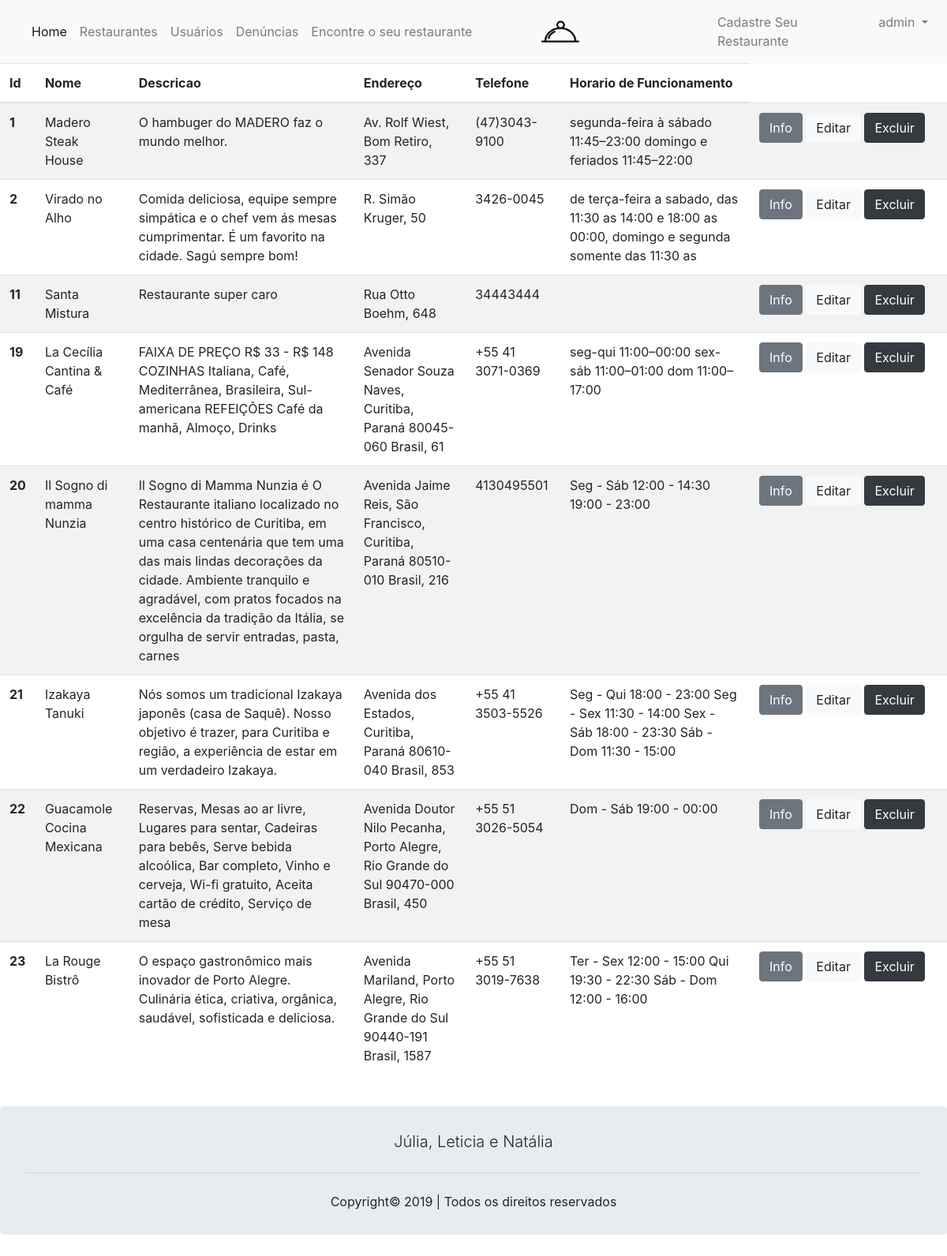
The app's page /buscar_restaurantes.php (signed in) with its own data.
### tables this page shows
CREATE TABLE `restaurante` (
  `id_rest` int(80) NOT NULL,
  `nome` varchar(100) NOT NULL,
  `descricao` varchar(300) NOT NULL,
  `telefone` varchar(255) NOT NULL,
  `horario_funcionamento` char(100) NOT NULL,
  `estado` varchar(2) NOT NULL,
  `preco` varchar(15) NOT NULL,
  `endereco` varchar(100) NOT NULL,
  `numero` int(100) NOT NULL,
  `cidade` varchar(200) NOT NULL,
  `usuario_id_user` int(11) NOT NULL
);

### buscar_restaurantes.php (the view, shortened to what this page needs)
<?php
if(empty($_SESSION['nome'])){
    header("Location: not-found.php");
} else{
    include ("cabecalho_logado.php");
    ?>
    <!DOCTYPE html>
    <html lang="pt-br">
    <head>
        <link rel="stylesheet" href="assets/css/bootstrap.min.css">
        <link rel="stylesheet" href="assets/css/Bootstrap/bootstrap.min.css">
        <link rel="stylesheet" href="https://stackpath.bootstrapcdn.com/bootstrap/4.1.3/css/bootstrap.min.css">
    </head>
    <body>
        <table class="table table-striped">
            <thead>
                <tr>
                    <th scope="col">Id</th>
                    <th scope="col">Nome</th>
                    <th scope="col">Descricao</th>
                    <th scope="col">Endereço</th>
                    <th scope="col">Telefone</th>
                    <th scope="col">Horario de Funcionamento</th>
                </tr>
            </thead>
            <tbody>
                <?php
                $pdo = Banco::conectar();
                $sql = 'SELECT * FROM restaurante ORDER BY id_rest ASC';
                foreach($pdo->query($sql)as $row)
                {
                    echo '<tr>';
                    echo '<th scope="row">'. $row['id_rest'] . '</th>';
                    echo '<td>'. $row['nome'] . '</td>';
                    echo '<td>'. $row['descricao'] . '</td>';
                    echo '<td>'. $row['endereco'] .', '. $row['numero'].'</td>';
                    echo '<td>'. $row['telefone'] . '</td>';
                    echo '<meta charset="utf-8"> <td style="width:20%">'. $row['horario_funcionamento'] . '</td>';
                    echo '<td width=250>';
                    echo '<a class="btn btn-secondary" href="read_restaurante.php?id_rest='.$row['id_rest'].'">Info</a>';
                    echo '<a class="btn btn-light" href="update_restaurante.php?id_rest='.$row['id_rest'].'">Editar</a>';
                    echo '<a class="btn btn-dark" href="delete_restaurante.php?id_rest='.$row['id_rest'].'">Excluir</a>';
                    echo '</td>';
                    echo '</tr>';
                }
                ?>
            </tbody>
        </table>
</body>
</html>
<?php
}
include ("rodape.php");
?>

### records on screen
restaurante: id_rest "1", nome "Madero Steak House", descricao "O hambuger do MADERO faz o mundo melhor.", endereco "Av. Rolf Wiest, Bom Retiro", numero "337", telefone "(47)3043-9100", horario_funcionamento "segunda-feira à sábado 11:45–23:00 domingo e feriados 11:45–22:00"
restaurante: id_rest "2", nome "Virado no Alho", descricao "Comida deliciosa, equipe sempre simpática e o chef vem ás mesas cumprimentar. É um favorito na cidade. Sagú sempre bom!", endereco "R. Simão Kruger", numero "50", telefone "3426-0045", horario_funcionamento "de terça-feira a sabado, das 11:30 as 14:00 e 18:00 as 00:00, domingo e segunda somente das 11:30 as"
restaurante: id_rest "11", nome "Santa Mistura", descricao "Restaurante super caro", endereco "Rua Otto Boehm", numero "648", telefone "34443444"
restaurante: id_rest "19", nome "La Cecília Cantina & Café", descricao "FAIXA DE PREÇO R$ 33 - R$ 148 COZINHAS Italiana, Café, Mediterrânea, Brasileira, Sul-americana REFEIÇÕES Café da manhã, Almoço, Drinks", endereco "Avenida Senador Souza Naves, Curitiba, Paraná 80045-060 Brasil", numero "61", telefone "+55 41 3071-0369", horario_funcionamento "seg-qui 11:00–00:00 sex-sáb 11:00–01:00 dom 11:00–17:00"
restaurante: id_rest "20", nome "Il Sogno di mamma Nunzia", descricao "Il Sogno di Mamma Nunzia é O Restaurante italiano localizado no centro histórico de Curitiba, em uma casa centenária que tem uma das mais lindas decorações da cidade. Ambiente tranquilo e agradável, com pratos focados na excelência da tradição da Itália, se orgulha de servir entradas, pasta, carnes", endereco "Avenida Jaime Reis, São Francisco, Curitiba, Paraná 80510-010 Brasil", numero "216", telefone "4130495501", horario_funcionamento "Seg - Sáb 12:00 - 14:30 19:00 - 23:00"
restaurante: id_rest "21", nome "Izakaya Tanuki", descricao "Nós somos um tradicional Izakaya japonês (casa de Saquê). Nosso objetivo é trazer, para Curitiba e região, a experiência de estar em um verdadeiro Izakaya.", endereco "Avenida dos Estados, Curitiba, Paraná 80610-040 Brasil", numero "853", telefone "+55 41 3503-5526", horario_funcionamento "Seg - Qui 18:00 - 23:00 Seg - Sex 11:30 - 14:00 Sex - Sáb 18:00 - 23:30 Sáb - Dom 11:30 - 15:00"
restaurante: id_rest "22", nome "Guacamole Cocina Mexicana", descricao "Reservas, Mesas ao ar livre, Lugares para sentar, Cadeiras para bebês, Serve bebida alcoólica, Bar completo, Vinho e cerveja, Wi-fi gratuito, Aceita cartão de crédito, Serviço de mesa", endereco "Avenida Doutor Nilo Pecanha, Porto Alegre, Rio Grande do Sul 90470-000 Brasil", numero "450", telefone "+55 51 3026-5054", horario_funcionamento "Dom - Sáb 19:00 - 00:00"
restaurante: id_rest "23", nome "La Rouge Bistrô", descricao "O espaço gastronômico mais inovador de Porto Alegre. Culinária ética, criativa, orgânica, saudável, sofisticada e deliciosa.", endereco "Avenida Mariland, Porto Alegre, Rio Grande do Sul 90440-191 Brasil", numero "1587", telefone "+55 51 3019-7638", horario_funcionamento "Ter - Sex 12:00 - 15:00 Qui 19:30 - 22:30 Sáb - Dom 12:00 - 16:00"

### other values on screen
$_SESSION['nome'] "admin"
